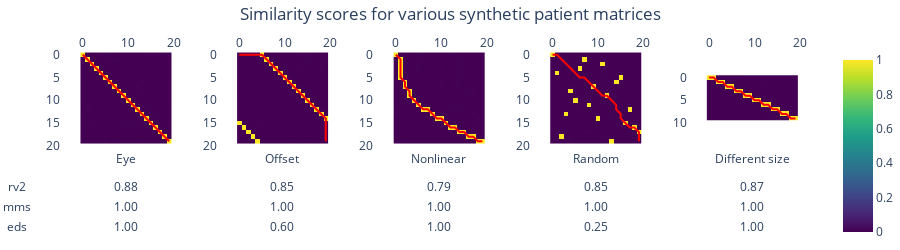

Here is the notebook cell this chart was saved with:
### Code cell
# define data and show plot
def mksp_distort_ps(r, c, simpairs):
    p1 = np.zeros((r, len(simpairs)))
    p2 = np.zeros((c, len(simpairs)))
    for i, (a, b) in enumerate(simpairs):
        p1[a, i] = 1
        p2[b, i] = 1
        
    return p1, p2

s = 20
shuf = list(range(20))
random.shuffle(shuf)

synplots =  {
    "Eye":  mksp_distort_ps(s, s, [(i, i) for i in range(s)]),
    "Offset": mksp_distort_ps(s, s, [(i, (i+5) % s) for i in range(s)]),
    "Nonlinear": mksp_distort_ps(20, 20, get_nonlinear(20, lambda x: ((x/20)**0.42*20)+1)  ),
    "Random": mksp_distort_ps(s, s, [(i, shuf[i]) for i in range(s)]),
    "Different size": mksp_distort_ps(s//2, s, [(i, [2*i, 2*i+1]) for i in range(s//2)]),
}

fig = make_plotshow(synplots)

fig.layout["yaxis6"].update(tickvals=(0,5,10))
fig.layout.update(
    title={"yref": "paper", "pad_b": 30, "x": 0.5, "y" : 1, "yanchor" : "bottom", "text": "Similarity scores for various synthetic patient matrices"},
    margin_t=50, margin_b=0, margin_l=0,
)
fig.update_layout(height=250, width=900, plot_bgcolor="white", showlegend=False)
fig.write_image(f"{PACSIM_DATA}/simvis/cmpmatsim-synthetic.pdf")
fig

### Figure 1 — Plotly figure (JSON) as saved in the notebook; plotly's stock layout.template omitted (floating-point values rounded to 4 significant figures; data arrays with more than 128 entries replaced by an {"elided": "..."} marker saying what was removed)
{"data": [{"cells": {"fill": {"color": "white"}, "values": [["rv2", "mms", "eds"]]}, "domain": {"x": [0, 0.04167], "y": [0, 0.5]}, "header": {"fill": {"color": "white"}, "values": [""]}, "type": "table"}, {"coloraxis": "coloraxis", "hovertemplate": "x: %{x}<br>y: %{y}<br>color: %{z}<extra></extra>", "name": "0", "type": "heatmap", "xaxis": "x2", "yaxis": "y2", "z": {"elided": "20x20 float values"}}, {"marker": {"color": "red"}, "mode": "lines", "type": "scatter", "x": [19, 18, 17, 16, 15, 14, 13, 12, 11, 10, 9, 8, 7, 6, 5, 4, 3, 2, 1, 0], "xaxis": "x2", "y": [19, 18, 17, 16, 15, 14, 13, 12, 11, 10, 9, 8, 7, 6, 5, 4, 3, 2, 1, 0], "yaxis": "y2"}, {"cells": {"align": ["center"], "fill": {"color": "white"}, "values": [["0.88", "1.00", "1.00"]]}, "domain": {"x": [0.075, 0.2333], "y": [0, 0.5]}, "header": {"fill": {"color": "white"}, "values": ["Eye"]}, "type": "table"}, {"coloraxis": "coloraxis", "hovertemplate": "x: %{x}<br>y: %{y}<br>color: %{z}<extra></extra>", "name": "0", "type": "heatmap", "xaxis": "x3", "yaxis": "y3", "z": {"elided": "20x20 float values"}}, {"marker": {"color": "red"}, "mode": "lines", "type": "scatter", "x": [19, 19, 19, 19, 19, 19, 18, 17, 16, 15, 14, 13, 12, 11, 10, 9, 8, 7, 6, 5, 4, 3, 2, 1, 0], "xaxis": "x3", "y": [19, 18, 17, 16, 15, 14, 13, 12, 11, 10, 9, 8, 7, 6, 5, 4, 3, 2, 1, 0, 0, 0, 0, 0, 0], "yaxis": "y3"}, {"cells": {"align": ["center"], "fill": {"color": "white"}, "values": [["0.85", "1.00", "0.60"]]}, "domain": {"x": [0.2667, 0.425], "y": [0, 0.5]}, "header": {"fill": {"color": "white"}, "values": ["Offset"]}, "type": "table"}, {"coloraxis": "coloraxis", "hovertemplate": "x: %{x}<br>y: %{y}<br>color: %{z}<extra></extra>", "name": "0", "type": "heatmap", "xaxis": "x4", "yaxis": "y4", "z": {"elided": "20x20 float values"}}, {"marker": {"color": "red"}, "mode": "lines", "type": "scatter", "x": [19, 18, 17, 16, 15, 14, 13, 12, 11, 10, 9, 8, 7, 6, 5, 4, 3, 3, 2, 2, 1, 1, 1, 1, 1, 0], "xaxis": "x4", "y": [19, 19, 18, 18, 17, 17, 16, 16, 15, 14, 14, 13, 12, 12, 11, 10, 9, 8, 7, 6, 5, 4, 3, 2, 1, 0], "yaxis": "y4"}, {"cells": {"align": ["center"], "fill": {"color": "white"}, "values": [["0.79", "1.00", "1.00"]]}, "domain": {"x": [0.4583, 0.6167], "y": [0, 0.5]}, "header": {"fill": {"color": "white"}, "values": ["Nonlinear"]}, "type": "table"}, {"coloraxis": "coloraxis", "hovertemplate": "x: %{x}<br>y: %{y}<br>color: %{z}<extra></extra>", "name": "0", "type": "heatmap", "xaxis": "x5", "yaxis": "y5", "z": {"elided": "20x20 float values"}}, {"marker": {"color": "red"}, "mode": "lines", "type": "scatter", "x": [19, 19, 19, 18, 17, 16, 15, 15, 14, 14, 13, 12, 11, 10, 9, 8, 7, 6, 5, 4, 3, 2, 1, 0], "xaxis": "x5", "y": [19, 18, 17, 16, 16, 15, 14, 13, 12, 11, 10, 9, 9, 8, 7, 6, 5, 5, 4, 3, 2, 1, 0, 0], "yaxis": "y5"}, {"cells": {"align": ["center"], "fill": {"color": "white"}, "values": [["0.85", "1.00", "0.25"]]}, "domain": {"x": [0.65, 0.8083], "y": [0, 0.5]}, "header": {"fill": {"color": "white"}, "values": ["Random"]}, "type": "table"}, {"coloraxis": "coloraxis", "hovertemplate": "x: %{x}<br>y: %{y}<br>color: %{z}<extra></extra>", "name": "0", "type": "heatmap", "xaxis": "x6", "yaxis": "y6", "z": {"elided": "10x20 float values"}}, {"marker": {"color": "red"}, "mode": "lines", "type": "scatter", "x": [19, 18, 17, 16, 15, 14, 13, 12, 11, 10, 9, 8, 7, 6, 5, 4, 3, 2, 1, 0], "xaxis": "x6", "y": [9, 9, 8, 8, 7, 7, 6, 6, 5, 5, 4, 4, 3, 3, 2, 2, 1, 1, 0, 0], "yaxis": "y6"}, {"cells": {"align": ["center"], "fill": {"color": "white"}, "values": [["0.87", "1.00", "1.00"]]}, "domain": {"x": [0.8417, 1], "y": [0, 0.5]}, "header": {"fill": {"color": "white"}, "values": ["Different size"]}, "type": "table"}], "layout": {"autosize": true, "coloraxis": {"cmax": 1, "cmin": 0, "colorscale": [[0, "#440154"], [0.1111, "#482878"], [0.2222, "#3e4989"], [0.3333, "#31688e"], [0.4444, "#26828e"], [0.5556, "#1f9e89"], [0.6667, "#35b779"], [0.7778, "#6ece58"], [0.8889, "#b5de2b"], [1, "#fde725"]]}, "height": 250, "margin": {"b": 0, "l": 0, "t": 50}, "plot_bgcolor": "white", "showlegend": false, "title": {"pad": {"b": 30}, "text": "Similarity scores for various synthetic patient matrices", "x": 0.5, "y": 1, "yanchor": "bottom", "yref": "paper"}, "width": 900, "xaxis": {"anchor": "y", "autorange": true, "domain": [0, 0.04167], "scaleanchor": "y3", "showgrid": false, "side": "top"}, "xaxis2": {"anchor": "y2", "autorange": true, "domain": [0.075, 0.2333], "range": [-4.65, 23.65], "scaleanchor": "y3", "showgrid": false, "side": "top", "type": "linear"}, "xaxis3": {"anchor": "y3", "autorange": true, "domain": [0.2667, 0.425], "range": [-4.65, 23.65], "scaleanchor": "y3", "showgrid": false, "side": "top", "type": "linear"}, "xaxis4": {"anchor": "y4", "autorange": true, "domain": [0.4583, 0.6167], "range": [-4.65, 23.65], "scaleanchor": "y3", "showgrid": false, "side": "top", "type": "linear"}, "xaxis5": {"anchor": "y5", "autorange": true, "domain": [0.65, 0.8083], "range": [-4.65, 23.65], "scaleanchor": "y3", "showgrid": false, "side": "top", "type": "linear"}, "xaxis6": {"anchor": "y6", "autorange": true, "domain": [0.8417, 1], "range": [-4.65, 23.65], "scaleanchor": "y3", "showgrid": false, "side": "top", "type": "linear"}, "yaxis": {"anchor": "x", "autorange": "reversed", "domain": [0.5, 1], "scaleanchor": "x3", "showgrid": false}, "yaxis2": {"anchor": "x2", "autorange": true, "domain": [0.5, 1], "range": [20.06, -1.056], "scaleanchor": "x3", "showgrid": false, "type": "linear"}, "yaxis3": {"anchor": "x3", "autorange": true, "domain": [0.5, 1], "range": [20.06, -1.056], "scaleanchor": "x3", "showgrid": false, "type": "linear"}, "yaxis4": {"anchor": "x4", "autorange": true, "domain": [0.5, 1], "range": [20.06, -1.056], "scaleanchor": "x3", "showgrid": false, "type": "linear"}, "yaxis5": {"anchor": "x5", "autorange": true, "domain": [0.5, 1], "range": [20.06, -1.056], "scaleanchor": "x3", "showgrid": false, "type": "linear"}, "yaxis6": {"anchor": "x6", "autorange": true, "domain": [0.5, 1], "range": [15.06, -6.056], "scaleanchor": "x3", "showgrid": false, "tickvals": [0, 5, 10], "type": "linear"}}}
